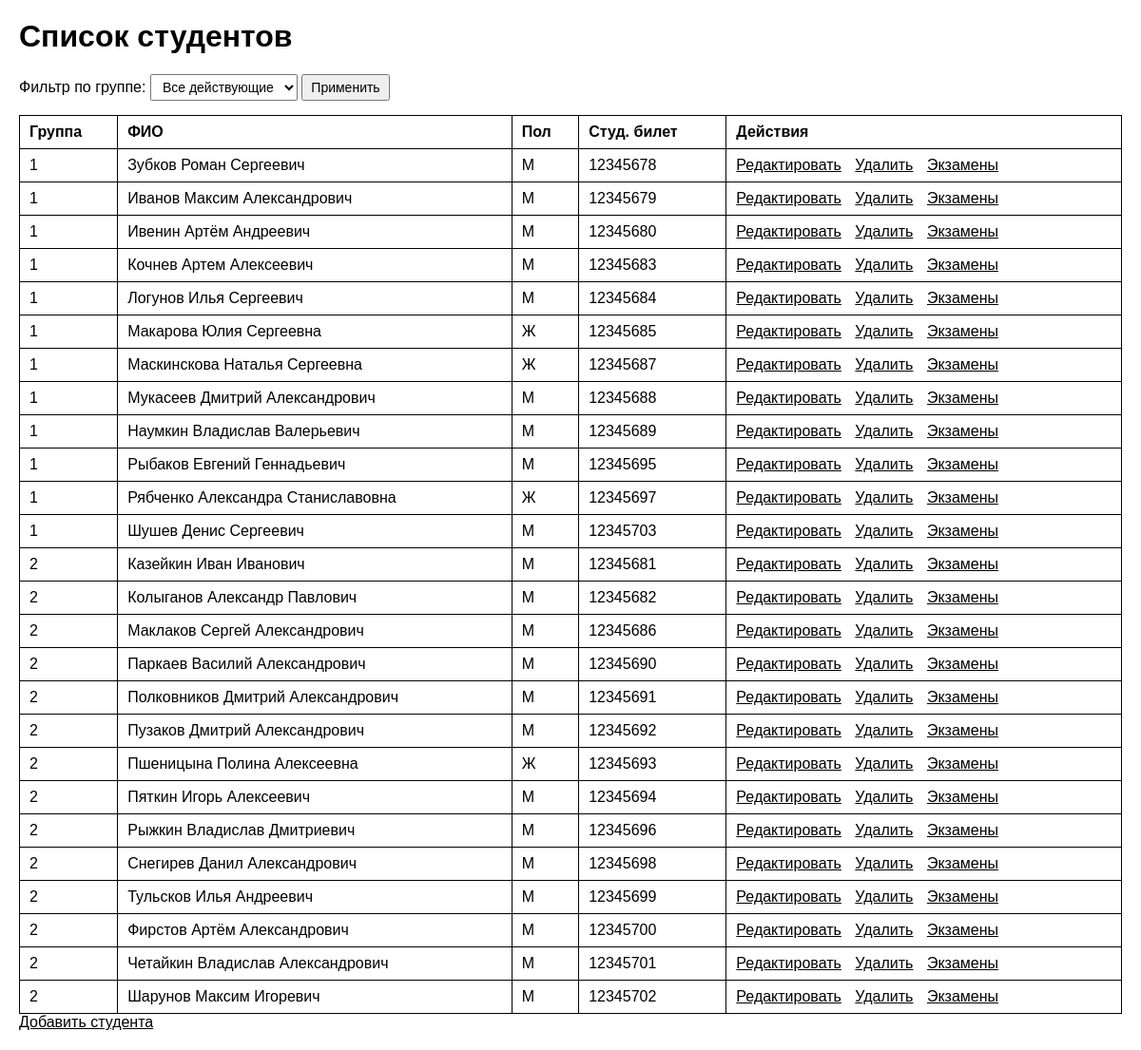
The page / on the database its author committed.
### tables this page shows
CREATE TABLE students (
        id INTEGER PRIMARY KEY,
        group_id INTEGER NOT NULL,
        full_name TEXT NOT NULL,
        gender TEXT NOT NULL CHECK(gender IN ('М', 'Ж')),
        birth_date TEXT NOT NULL,
        student_id TEXT NOT NULL UNIQUE,
        FOREIGN KEY (group_id) REFERENCES groups(id) ON DELETE CASCADE
    );

CREATE TABLE groups (
        id INTEGER PRIMARY KEY,
        number TEXT NOT NULL,
        program TEXT NOT NULL,
        graduation_year INTEGER NOT NULL
    );

### src/models/Student.php (called while the page is built, shortened)
<?php
class Student {
    public static function all($groupNumber = null) {
        $db = getDatabaseConnection();
        $sql = "
            SELECT s.*, g.number AS group_number, g.program
            FROM students s
            JOIN groups g ON s.group_id = g.id
            WHERE g.graduation_year >= ?
        ";
        $params = [date('Y')];
        $sql .= " ORDER BY g.number, s.full_name";
        $stmt = $db->prepare($sql);
        $stmt->execute($params);
        return $stmt->fetchAll(PDO::FETCH_ASSOC);
    }
}

### src/views/students/list.php (the view, shortened to what this page needs)
<!DOCTYPE html>
<html lang="ru">
<head>
</head>
<body>
    <h1>Список студентов</h1>
    <form method="GET">
        <label>
            Фильтр по группе:
            <select name="group">
                <option value="">Все действующие</option>
            </select>
        </label>
        <button type="submit">Применить</button>
    </form>
    <table>
        <thead>
            <tr>
                <th>Группа</th>
                <th>ФИО</th>
                <th>Пол</th>
                <th>Студ. билет</th>
                <th>Действия</th>
            </tr>
        </thead>
        <tbody>
            <?php if (empty($students)): ?>
                <tr><td colspan="5" style="text-align:center;">Нет студентов</td></tr>
            <?php else: ?>
                <?php foreach ($students as $s): ?>
                    <tr>
                        <td><?= htmlspecialchars($s['group_number']) ?></td>
                        <td><?= htmlspecialchars($s['full_name']) ?></td>
                        <td><?= htmlspecialchars($s['gender']) ?></td>
                        <td><?= htmlspecialchars($s['student_id']) ?></td>
                        <td>
                            <a href="index.php?action=student_edit&id=<?= $s['id'] ?>">Редактировать</a>
                            <a href="index.php?action=student_delete&id=<?= $s['id'] ?>">Удалить</a>
                            <a href="index.php?action=exams_list&student_id=<?= $s['id'] ?>">Экзамены</a>
                        </td>
                    </tr>
                <?php endforeach; ?>
            <?php endif; ?>
        </tbody>
    </table>
    <a href="index.php?action=student_create">Добавить студента</a>
</body>
</html>

### public/index.php (shortened to what this page needs)
<?php
require_once __DIR__ . '/../src/models/Student.php';
$action = $_GET['action'] ?? 'students_list';
switch ($action) {
    default:
        $students = Student::all($_GET['group'] ?? null);
        require_once __DIR__ . '/../src/views/students/list.php';
}

### src/views/students/list.php (style rules this page uses)
body { font-family: sans-serif; margin: 20px; background: white; color: black; }
h1 { margin-top: 0; }
table { width: 100%; border-collapse: collapse; margin-top: 15px; }
th, td { padding: 8px 10px; text-align: left; border: 1px solid #000; }
th { font-weight: bold; }
a { text-decoration: underline; color: #000; margin-right: 10px; }
form { margin: 10px 0; }
select, button { padding: 4px 8px; font-size: 14px; }

### rows shown on the page
students: group.number "1", full_name "Зубков Роман Сергеевич", gender "М", student "12345678"
students: group.number "1", full_name "Иванов Максим Александрович", gender "М", student "12345679"
students: group.number "1", full_name "Ивенин Артём Андреевич", gender "М", student "12345680"
students: group.number "1", full_name "Кочнев Артем Алексеевич", gender "М", student "12345683"
students: group.number "1", full_name "Логунов Илья Сергеевич", gender "М", student "12345684"
students: group.number "1", full_name "Макарова Юлия Сергеевна", gender "Ж", student "12345685"
students: group.number "1", full_name "Маскинскова Наталья Сергеевна", gender "Ж", student "12345687"
students: group.number "1", full_name "Мукасеев Дмитрий Александрович", gender "М", student "12345688"
students: group.number "1", full_name "Наумкин Владислав Валерьевич", gender "М", student "12345689"
students: group.number "1", full_name "Рыбаков Евгений Геннадьевич", gender "М", student "12345695"
students: group.number "1", full_name "Рябченко Александра Станиславовна", gender "Ж", student "12345697"
students: group.number "1", full_name "Шушев Денис Сергеевич", gender "М", student "12345703"
students: group.number "2", full_name "Казейкин Иван Иванович", gender "М", student "12345681"
students: group.number "2", full_name "Колыганов Александр Павлович", gender "М", student "12345682"
students: group.number "2", full_name "Маклаков Сергей Александрович", gender "М", student "12345686"
students: group.number "2", full_name "Паркаев Василий Александрович", gender "М", student "12345690"
students: group.number "2", full_name "Полковников Дмитрий Александрович", gender "М", student "12345691"
students: group.number "2", full_name "Пузаков Дмитрий Александрович", gender "М", student "12345692"
students: group.number "2", full_name "Пшеницына Полина Алексеевна", gender "Ж", student "12345693"
students: group.number "2", full_name "Пяткин Игорь Алексеевич", gender "М", student "12345694"
students: group.number "2", full_name "Рыжкин Владислав Дмитриевич", gender "М", student "12345696"
students: group.number "2", full_name "Снегирев Данил Александрович", gender "М", student "12345698"
students: group.number "2", full_name "Тульсков Илья Андреевич", gender "М", student "12345699"
students: group.number "2", full_name "Фирстов Артём Александрович", gender "М", student "12345700"
students: group.number "2", full_name "Четайкин Владислав Александрович", gender "М", student "12345701"
students: group.number "2", full_name "Шарунов Максим Игоревич", gender "М", student "12345702"
